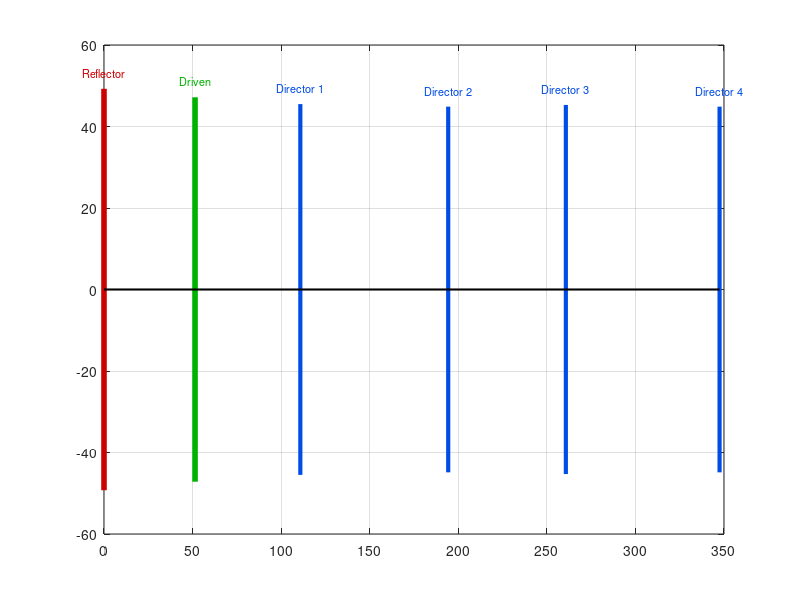

Reproduce this figure in MATLAB. (Note: this script raises an error after producing the figure.)
%% =========================================================================
%  Crossed Yagi-Uda Antenna for ISS Reception at 145.8 MHz
%  Based on Balanis, Antenna Theory, 3rd ed., Table 10.4 (6-element optimum)
%  Target: LHCP, 13.41 dBi per Yagi
%  Two scripts in one:
%    Section A — uses MATLAB Antenna Toolbox (yagiUda) if available
%    Section B — manual array-factor + half-dipole element pattern (no toolbox needed)
%% =========================================================================
clear; clc; close all;

%% =========================================================================
%  1. PHYSICAL PARAMETERS
%% =========================================================================
c      = 299792458;        % Speed of light [m/s]
f0     = 145.8e6;          % Design frequency [Hz]
lambda = c / f0;           % Wavelength [m]
k      = 2*pi / lambda;    % Wavenumber [rad/m]

fprintf('========================================\n');
fprintf(' Crossed Yagi-Uda — ISS 145.800 MHz\n');
fprintf('========================================\n');
fprintf('Frequency  : %.3f MHz\n', f0/1e6);
fprintf('Wavelength : %.4f m  (%.2f cm)\n', lambda, lambda*100);

%% =========================================================================
%  2. ELEMENT GEOMETRY (Balanis Table 10.4)
%% =========================================================================
% --- Element lengths [fraction of lambda] ---
L_frac = [0.472, 0.452, 0.436, 0.430, 0.434, 0.430];

% --- Element lengths [m] ---
L_m    = L_frac * lambda*(1.015);

% --- Element positions from reflector tip [m] ---
pos_cm = [0.00, 51.40, 110.83, 194.31, 260.72, 347.50];  % cm
pos_m  = pos_cm / 100;

% --- Spacings between consecutive elements [m] ---
% s21, s32, s43, s54, s65
spacings_m = diff(pos_m);

% --- Wire radius [m] (Balanis: a = 0.003369 lambda) ---
a_radius = 0.003369 * lambda;
d_wire   = 2 * a_radius;

% --- Element names ---
elem_names = {'Reflector','Driven','Director 1','Director 2','Director 3','Director 4'};

fprintf('\n--- Element Dimensions ---\n');
fprintf('%-14s  %8s  %12s  %14s\n','Element','L/lambda','Length (cm)','Pos from Ref (cm)');
fprintf('%s\n', repmat('-',1,55));
for i = 1:6
    fprintf('%-14s  %8.3f  %12.2f  %14.2f\n', ...
        elem_names{i}, L_frac(i), L_m(i)*100, pos_cm(i));
end
fprintf('\nWire diameter : %.2f mm (a = %.4f lambda)\n', d_wire*1e3, a_radius/lambda);
fprintf('Total boom    : %.2f cm  (%.4f lambda)\n', pos_cm(end), pos_m(end)/lambda);

%% =========================================================================
%  3. GEOMETRY PLOT — Element Map
%% =========================================================================
figure('Name','Yagi-Uda Geometry','Color','white','Position',[50 600 900 300]);
hold on; grid on; box on;

colors = {[0.8 0 0],[0 0.7 0],[0 0.3 0.9],[0 0.3 0.9],[0 0.3 0.9],[0 0.3 0.9]};
lw     = [4 4 3 3 3 3];
for i = 1:6
    xp  = pos_cm(i);
    hlf = L_m(i)/2 * 100;  % half-arm in cm
    plot([xp xp], [-hlf hlf], '-', 'Color', colors{i}, 'LineWidth', lw(i));
    text(xp, hlf + 4, elem_names{i}, 'HorizontalAlignment','center', ...
         'FontSize',8, 'Color', colors{i});
end
% Boom
plot([0 pos_cm(end)],[0 0],'k-','LineWidth',1.5);
% Lambda/2 reference lines
ref = lambda/2 * 100;
yline(ref,'--','color',[0.5 0.5 0.5],'LineWidth',1,'Label','\lambda/2 = 102.8 cm');
yline(-ref,'--','color',[0.5 0.5 0.5],'LineWidth',1);

xlabel('Position along boom (cm)','FontSize',11);
ylabel('Element half-span (cm)','FontSize',11);
title('Yagi-Uda Antenna Geometry  —  145.800 MHz  (6 Elements, Balanis Table 10.4)',...
      'FontSize',12,'FontWeight','bold');
xlim([-25 385]); ylim([-65 75]);
legend({'Reflector','Driven Element','Directors',...
        'Boom','\lambda/2 reference'}, 'Location','southeast');
set(gca,'FontSize',10);

%% =========================================================================
%  4A. ANTENNA TOOLBOX PATH (requires Antenna Toolbox licence)
%% =========================================================================
if license('test','Antenna_Toolbox')
    fprintf('\n[Antenna Toolbox detected — running full EM simulation]\n');

    % -----------------------------------------------------------------------
    % yagiUda property map (Antenna Toolbox):
    %   Exciter          — driven dipole object  (element 2 in our array)
    %   Reflector        — scalar: reflector length [m]  (element 1)
    %   ReflectorSpacing — scalar: reflector-to-driven spacing [m]  (s21)
    %   NumDirectors     — integer: number of directors  (4 in our case)
    %   DirectorLength   — vector [1 x NumDirectors]: director lengths [m]
    %   DirectorSpacing  — vector [1 x NumDirectors]: driven-to-dir1, dir1-to-dir2… [m]
    % -----------------------------------------------------------------------

    % Build the Yagi — modify the default Exciter in-place (do NOT replace it
    % with a new dipole() object; that breaks the internal element alignment)
    ant                       = yagiUda();
    ant.Exciter.Length        = L_m(2);          % driven element  0.452 λ
    ant.ReflectorLength       = L_m(1);          % reflector       0.472 λ
    ant.ReflectorSpacing      = spacings_m(1);   % s21 = 0.250 λ
    ant.NumDirectors          = 4;               % Dir1…Dir4
    ant.DirectorLength        = L_m(3:end);      % [0.436 0.430 0.434 0.430] λ
    ant.DirectorSpacing       = spacings_m(2:end);% [s32 s43 s54 s65]

    % --- 3D Radiation Pattern ---
    figure('Name','3D Pattern (Toolbox)','Color','white');
    pattern(ant, f0);
    %pattern(yagi,145.8e6,-180:180,0);
    title('3D Radiation Pattern — Single Yagi  145.8 MHz','FontSize',12);
    colorbar;

    % --- E-plane (elevation, phi = 0°) ---
    figure('Name','E-plane','Color','white');
    patternElevation(ant, f0, 0);
    title('E-plane Pattern (φ = 0°)  —  Yagi 145.8 MHz','FontSize',12);

    % --- H-plane (azimuth cut at elevation = 0°, perpendicular to boom) ---
    figure('Name','H-plane','Color','white');
    patternAzimuth(ant, f0, 0);
    title('H-plane Pattern (elevation = 0°)  —  Yagi 145.8 MHz','FontSize',12);

    % --- Boresight directivity ---
    % yagiUda boom is along z; end-fire boresight = azimuth=0°, elevation=90°
    D_boresight = pattern(ant, f0, 0, 90);
    fprintf('Computed directivity (boresight): %.2f dBi\n', D_boresight);
    fprintf('Expected (Balanis Table 10.4)   : 13.41 dBi\n');

    % --- Input impedance sweep ---
    f_sweep = linspace(130e6, 165e6, 201);
    figure('Name','Input Impedance','Color','white');
    impedance(ant, f_sweep);
    xline(f0/1e6, 'r--', '145.8 MHz', 'LabelVerticalAlignment','bottom');
    title('Input Impedance vs Frequency  (simple dipole driven element)','FontSize',12);

    % --- S11 vs frequency (ref 50 Ω) ---
    figure('Name','S11','Color','white');
    s = sparameters(ant, f_sweep, 50);
    rfplot(s);
    xline(f0/1e6, 'r--', '145.8 MHz');
    title('S_{11} vs Frequency  (ref 50 Ω)','FontSize',12);

else
    fprintf('\n[Antenna Toolbox NOT available — using manual array-factor method]\n');
    fprintf(' Install the Antenna Toolbox for full EM simulation (Sections 4B below).\n');
end

%% =========================================================================
%  4B. MANUAL ARRAY FACTOR + ELEMENT PATTERN (works WITHOUT Antenna Toolbox)
%% =========================================================================
fprintf('\n--- Manual Array-Factor Calculation ---\n');

%  Angular sweep
theta_deg = linspace(0, 180, 3601);   % 0 = end-fire boresight
theta_rad = deg2rad(theta_deg);

%  --- Approximate excitation of each element ---
%  alpha = -k gives exact end-fire condition: AF maximises at theta=0.
alpha   = -k;
I_amp   = [0.70, 1.00, 0.82, 0.72, 0.68, 0.62];
excit   = I_amp .* exp(1j * alpha * pos_m);

%  Array Factor (boom = z-axis, end-fire toward theta=0)
AF = zeros(size(theta_rad));
for n = 1:6
    AF = AF + excit(n) .* exp(1j * k * pos_m(n) .* cos(theta_rad));
end
AF_norm = abs(AF) ./ max(abs(AF));

%  CORRECT element pattern for x-directed half-dipole in xz E-plane:
%    EP = |cos(pi/2 * sin(theta)) / cos(theta)|
%  Gives EP=1 at theta=0 (boresight) and EP->0 at theta=90 (dipole null).
%  The formula cos(pi/2*cos(theta))/sin(theta) is for a Z-directed dipole
%  and wrongly gives EP=0 at boresight, killing the end-fire beam.
EP       = abs( cos(pi/2 .* sin(theta_rad)) ./ (cos(theta_rad) + 1e-12) );
EP       = EP ./ max(EP);

%  Total normalised pattern
Total    = AF_norm .* EP;
Total    = Total ./ max(Total);
Total_dB = 20*log10(Total + 1e-12);

%  Apply known peak directivity offset from Balanis
D0_dBi        = 13.41;
Total_abs_dBi = Total_dB + D0_dBi;

%  --- Compute approximate HPBW ---
half_pow = Total_dB - max(Total_dB) + 3;   % points where pattern > -3 dB from peak
idx_hp   = find(half_pow >= 0);
if ~isempty(idx_hp)
    HPBW = abs(theta_deg(idx_hp(end)) - theta_deg(idx_hp(1)));
    fprintf('Approximate HPBW (E-plane): %.1f°\n', HPBW);
end

%  --- E-plane polar plot ---
%  E-plane is symmetric about the boom axis (phi=0/180 plane).
%  Right half: polar angle 0→π (theta=0 at top, theta=180 at bottom, clockwise).
%  Left half:  mirror at polar angle 2π-theta (same values, counter-clockwise from top).
figure('Name','E-plane Pattern (Manual AF)','Color','white','Position',[50 50 700 600]);
ax = polaraxes;
polarplot(ax, theta_rad,           Total_abs_dBi, 'b-', 'LineWidth', 2.5);
hold(ax,'on');
polarplot(ax, 2*pi - theta_rad,    Total_abs_dBi, 'b-', 'LineWidth', 2.5);  % left mirror
ax.ThetaZeroLocation = 'top';
ax.ThetaDir          = 'clockwise';
ax.RLim              = [-20  D0_dBi + 1];
ax.RTick             = -20:5:15;
ax.RTickLabel        = arrayfun(@(x) sprintf('%d dBi',x), -20:5:15,'UniformOutput',false);
ax.ThetaTick         = 0:30:330;
ax.FontSize          = 10;
title(ax,'E-plane Radiation Pattern — Single Yagi  145.8 MHz',...
      'FontSize',12,'FontWeight','bold');
legend(ax,{'Forward','Back'},'Location','southeast');

%  --- Cartesian dBi vs angle ---
figure('Name','E-plane Cartesian','Color','white','Position',[760 50 700 400]);
plot(theta_deg, Total_abs_dBi, 'b-', 'LineWidth', 2); hold on;
yline(D0_dBi - 3,'r--','LineWidth',1.2,'Label','-3 dB half-power');
yline(0,'k:','LineWidth',1);
xlabel('θ (degrees)','FontSize',11);
ylabel('Directivity (dBi)','FontSize',11);
title('E-plane Pattern  (Cartesian)  —  Yagi 145.8 MHz','FontSize',12,'FontWeight','bold');
grid on; ylim([-30 15]); xlim([0 180]);
set(gca,'FontSize',10);

%% =========================================================================
%  5. CROSSED YAGI — CIRCULAR POLARIZATION
%% =========================================================================
fprintf('\n========================================\n');
fprintf(' Crossed Yagi — LHCP Analysis\n');
fprintf('========================================\n');

%  Feed phasing
phase_V_deg  =   0;    % Vertical Yagi   (reference)
phase_H_deg  = -90;    % Horizontal Yagi (LHCP: H lags V by 90°)
%  → Swap to +90° for RHCP

fprintf('V-pol Yagi phase : %+d°\n', phase_V_deg);
fprintf('H-pol Yagi phase : %+d°  → LHCP\n', phase_H_deg);
fprintf('(Change H phase to +90° for RHCP)\n');

%  --- λ/4 Phasing Cable Lengths ---
cables = {'RG-58 (VF=0.66)', 'RG-213 (VF=0.66)', 'Aircell-7 (VF=0.84)'};
VFs    = [0.66, 0.66, 0.84];

fprintf('\n--- λ/4 Phase-Delay Cable Lengths ---\n');
for i = 1:length(VFs)
    L_delay = VFs(i) * lambda / 4 * 100;  % cm
    fprintf('  %-20s : %.2f cm\n', cables{i}, L_delay);
end

%  --- Full-sphere pattern of crossed Yagi (2D grid) ---
%  E_V (V-pol Yagi) and E_H (H-pol Yagi) combine with 90° phase
th = linspace(0, pi, 181);
ph = linspace(0, 2*pi, 361);
[TH, PH] = meshgrid(th, ph);

%  Array factor on full sphere (same AF for both Yagis, same geometry)
AF_3D = zeros(size(TH));
for n = 1:6
    % Boom along z for V-Yagi: elements in xz-plane
    AF_3D = AF_3D + excit(n) .* exp(1j * k * pos_m(n) .* cos(TH));
end
AF_3D_norm = abs(AF_3D) ./ max(abs(AF_3D(:)));

%  CORRECT element pattern for x-directed dipole (boom along z):
%  EP = |cos(pi/2 * sin(TH)) / cos(TH)|  — maximum at TH=0 (boresight)
EP_3D = abs( cos(pi/2 .* sin(TH)) ./ (cos(TH) + 1e-12) );
EP_3D = EP_3D ./ max(EP_3D(:));

P_single = (AF_3D_norm .* EP_3D).^2;

%  For crossed Yagi with ideal 90° feed and equal amplitudes:
%  Total power = |E_V|^2 + |E_H|^2  (orthogonal → add powers, not amplitudes)
%  Both Yagis have the same pattern magnitude (same geometry), so:
P_CP = 2 * P_single;   % coherent combination for CP on-axis
P_CP_norm = P_CP ./ max(P_CP(:));

%  Convert to spherical coordinates for surf plot
X = P_CP_norm .* sin(TH) .* cos(PH);
Y = P_CP_norm .* sin(TH) .* sin(PH);
Z = P_CP_norm .* cos(TH);

figure('Name','Crossed Yagi 3D Pattern','Color','white','Position',[50 350 700 600]);
surf(X, Y, Z, 20*log10(P_CP_norm + 1e-6), 'EdgeColor','none');
colormap(jet); colorbar;
clim([-20 0]);
cb = colorbar; cb.Label.String = 'Normalized Level (dB)';
axis equal; axis off;
title('Crossed Yagi-Uda  3D Radiation Pattern  —  LHCP  145.8 MHz',...
      'FontSize',12,'FontWeight','bold');
view(45,30); lighting gouraud; camlight('headlight');

%% =========================================================================
%  6. IMPEDANCE MATCHING CALCULATIONS
%% =========================================================================
fprintf('\n========================================\n');
fprintf(' Impedance Matching\n');
fprintf('========================================\n');

Z_driven   = 25;                          % Ω — approximate from Balanis (with reflector)
Z_folded   = 4 * Z_driven;               % Ω — folded dipole 4:1 step-up
Z_coax_tgt = 50;                          % Ω — target (standard coax)
Z_qwt      = sqrt(Z_folded * Z_coax_tgt); % Ω — required λ/4 transformer
L_qwt_cm   = 0.66 * lambda / 4 * 100;    % cm — (VF=0.66, RG-6 or RG-11, 75 Ω)

fprintf('Simple dipole Z_in         : %.1f Ω\n', Z_driven);
fprintf('Folded dipole Z_in (×4)    : %.1f Ω\n', Z_folded);
fprintf('λ/4 transformer impedance  : %.1f Ω  → use 75 Ω coax (RG-6 / RG-11)\n', Z_qwt);
fprintf('λ/4 transformer length     : %.2f cm  (VF = 0.66)\n', L_qwt_cm);

%  SWR vs frequency — folded dipole + 75 Ω λ/4 transformer.
%  ZL(f) = R_fold + j*X(f) where the reactance slope comes from the
%  folded-dipole Q.  For a 14 mm tube half-dipole in a Yagi array,
%  Q ≈ 6 gives a ±2:1 SWR bandwidth of ~f0/Q ≈ 24 MHz (±12 MHz).
%  Near resonance: X(f) ≈ 2*R_dipole*Q * (f-f0)/f0
%  (folded: R_dipole→R_fold/4, and the ×4 step-up restores the slope to
%   dX_fold/df = 2*R_fold*Q/f0 at the folded-dipole terminals)
f_sw      = linspace(130e6, 165e6, 1001);
Q_dip     = 6;                                    % element Q (14 mm tube, Yagi-loaded)
R_fold    = Z_folded;                             % 100 Ω folded-dipole resistance
X_fold    = 2 * R_fold * Q_dip .* (f_sw - f0) ./ f0;  % reactance vs frequency
ZL_f      = R_fold + 1j .* X_fold;               % frequency-dependent load

Z75       = 75;                                   % transformer characteristic impedance
beta_l    = (pi/2) .* (f_sw ./ f0);              % electrical length of λ/4 section
tanBL     = tan(beta_l);
Z_in_match = Z75 .* (ZL_f + 1j.*Z75.*tanBL) ./ (Z75 + 1j.*ZL_f.*tanBL);
Gamma      = (Z_in_match - Z_coax_tgt) ./ (Z_in_match + Z_coax_tgt);
SWR        = (1 + abs(Gamma)) ./ max(1 - abs(Gamma), 1e-9);

figure('Name','SWR vs Frequency','Color','white','Position',[760 400 700 400]);
plot(f_sw/1e6, SWR, 'b-', 'LineWidth', 2); hold on;
yline(1.5, 'r--', 'LineWidth',1.2, 'Label','SWR = 1.5');
yline(2.0, 'm--', 'LineWidth',1.2, 'Label','SWR = 2.0');
xline(f0/1e6,'k:','LineWidth',1.5,'Label','145.8 MHz');
xlabel('Frequency (MHz)','FontSize',11);
ylabel('SWR (ref 50 Ω)','FontSize',11);
title('SWR vs Frequency — Folded Dipole + 75 Ω λ/4 Transformer','FontSize',12,'FontWeight','bold');
grid on; ylim([1 4]); xlim([130 165]);
set(gca,'FontSize',10);

%% =========================================================================
%  7. LINK BUDGET SUMMARY
%% =========================================================================
fprintf('\n========================================\n');
fprintf(' Expected Link Performance\n');
fprintf('========================================\n');

G_yagi       = 13.41;    % dBi per Yagi
G_CP_circ    = G_yagi;   % dBi — CP signal (both Yagis add coherently, no loss)
G_CP_linear  = G_yagi - 3.0;  % dBi — LP signal (−3 dB penalty)
G_LP_worst   = -Inf;     % dBi — LP Yagi, polarisation 90° off
G_LP_aligned = G_yagi;   % dBi — LP Yagi, perfectly aligned

fprintf('Antenna type           Gain (dBi)   Note\n');
fprintf('%s\n', repmat('-',1,60));
fprintf('Single Yagi (LP)        %6.2f     best case (full alignment)\n', G_LP_aligned);
fprintf('Single Yagi (LP)          -Inf     worst case (90° misalign)\n');
fprintf('Crossed Yagi (CP, LP in)%6.2f     always — 3 dB penalty only\n', G_CP_linear);
fprintf('Crossed Yagi (CP, CP in)%6.2f     full gain, no Faraday loss\n', G_CP_circ);

fprintf('\n--- Phasing Delay Line Summary ---\n');
for i = 1:length(VFs)
    L_delay = VFs(i) * lambda / 4 * 100;
    fprintf('  %-20s : %.2f cm  (90° delay for LHCP)\n', cables{i}, L_delay);
end

fprintf('\n========================================\n');
fprintf(' SIMULATION COMPLETE\n');
fprintf('========================================\n');
fprintf('Figures generated:\n');
fprintf('  1. Yagi Geometry (element map)\n');
fprintf('  2. E-plane Pattern — polar  (manual AF)\n');
fprintf('  3. E-plane Pattern — Cartesian\n');
fprintf('  4. Crossed Yagi 3D Pattern  (LHCP)\n');
fprintf('  5. SWR vs Frequency\n');
if license('test','Antenna_Toolbox')
    fprintf('  6. 3D Pattern (Toolbox — full EM)\n');
    fprintf('  7. E-plane (Toolbox)\n');
    fprintf('  8. H-plane (Toolbox)\n');
    fprintf('  9. Input Impedance (Toolbox)\n');
    fprintf(' 10. S11 (Toolbox)\n');
end
